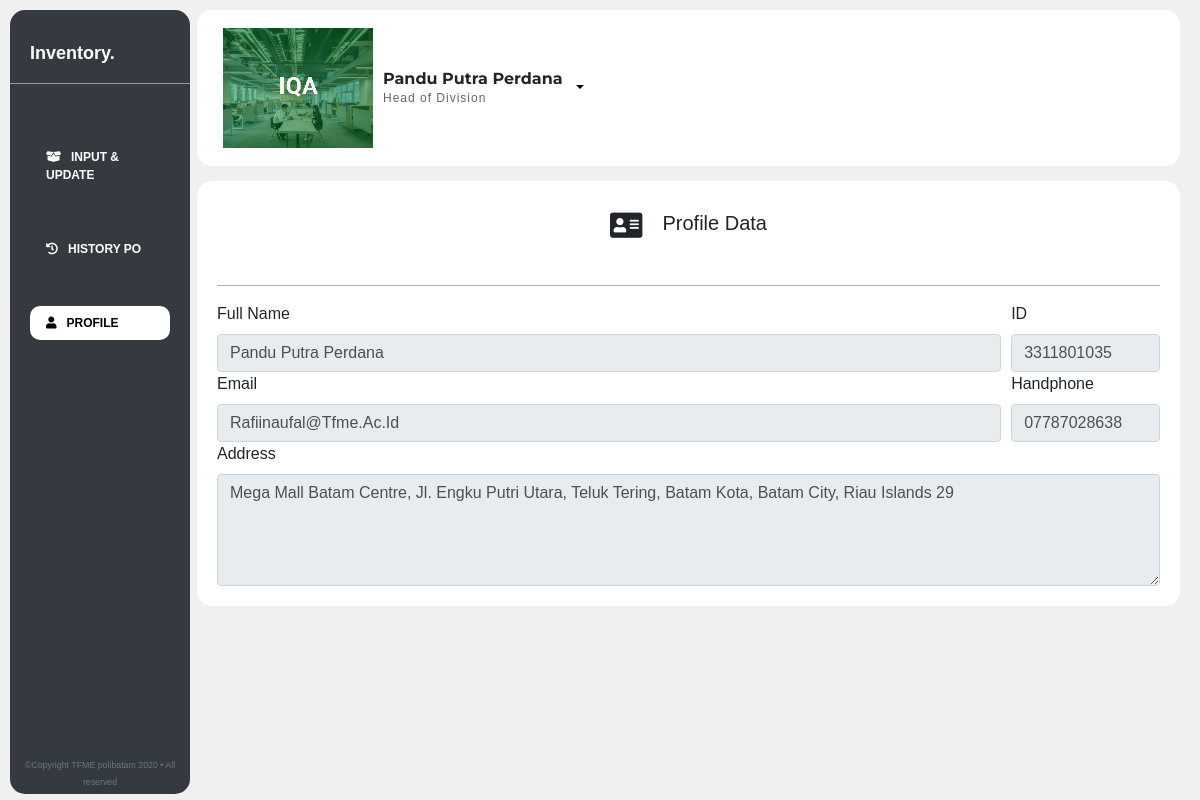
Page /iqa/profile-iqa.php (signed in) on the committed database.
### tables this page shows
CREATE TABLE `user` (
  `id_user` varchar(15) NOT NULL,
  `name` varchar(50) NOT NULL,
  `password` varchar(100) NOT NULL,
  `handphone` varchar(30) NOT NULL,
  `email` varchar(50) NOT NULL,
  `position` enum('technician','admin','head','iqa') NOT NULL,
  `address` varchar(100) NOT NULL
);

### iqa/profile-iqa.php (the view, shortened to what this page needs)
<?php
include "../config/config.php";
$idUser=$_SESSION["id-user"];
$query =  mysqli_query($conn, "SELECT * FROM user WHERE id_user ='$idUser'");
$result = mysqli_fetch_array($query);
?>
<!DOCTYPE html>
<html lang="en">
<head>
    <link rel="stylesheet" href="https://maxcdn.bootstrapcdn.com/bootstrap/4.0.0/css/bootstrap.min.css"
>
    <link rel="stylesheet" href="../head/css/dashboard-hd.css">
    <link rel="stylesheet" href="../head/css/profile-hd.css">
    <link rel="stylesheet" href="https://cdnjs.cloudflare.com/ajax/libs/font-awesome/5.14.0/css/all.min.css">
    <link rel="stylesheet" href="https://cdn.datatables.net/1.10.22/css/dataTables.bootstrap4.min.css">
</head>
<body>
    <div class="grid">
        <nav class="nav flex-column navbar-expand-lg bg-dark">
            <a class="brand" href="#">Inventory.</a>
            <hr>
            <div class="nav-item">
                <a class="nav-link" href="dashboard-iqa"><i class="fas fa-box-open"></i>Input & Update</a>
                <a class="nav-link" href="history-po"><i class="fas fa-history"></i>History PO</a>
                <a class="nav-link active" href="profile-iqa"><i class="fas fa-user"></i>Profile</a>
            </div>
            <div class="copyright">
                <small class="text-white text-muted">&copy;Copyright TFME polibatam 2020 &bull; All reserved</small>
            </div>
        </nav>
        <div class="konten">
            <div class="atap"><span> </span></div>
            <div class="navbar justify-content-between">
                <div class="profile">
                    <div class="wrapper-image">
                        <img src="../image/IQA.png" alt="">
                    </div>
                    <div class="profile-name">
                        <h5 style="text-transform: capitalize;"><?= $_SESSION['user']; ?></h5>
                        <p>Head of Division</p>
                    </div>
                    <div class="dropdown">
                        <button class="btn dropdown-toggle" type="button" id="dropdownMenuButton" data-toggle="dropdown"
                            aria-haspopup="true" aria-expanded="false"></button>
                    </div>
                </div>
            </div>
            <div class="box">
                <form>
                    <div class="form-row d-flex justify-content-center">
                        <div class="profile-tag d-flex align-items-center justify-content-center">
                            <div class="tag">
                                <i class="fas fa-address-card"></i>
                            </div>
                            <div class="tag">
                                <h5>Profile Data</h5>
                            </div>
                        </div>
                    </div>
                    <hr style="border-color: gray; opacity: 0.6;">
                    <div class="form-row">
                        <div class="col-sm-10">
                            <label class="text-bold">Full Name</label>
                            <input type="text" class="form-control" style="text-transform: capitalize;"
                                value="<?= $result['name']; ?>" disabled>
                        </div>
                        <div class="col">
                            <label>ID</label>
                            <input type="text" class="form-control" style="text-transform: capitalize;"
                                value="<?= $result['id_user']; ?>" disabled>
                        </div>
                    </div>
                    <div class="form-row">
                        <div class="col-sm-10">
                            <label class="text-bold">Email</label>
                            <input type="text" class="form-control" style="text-transform: capitalize;"
                                value="<?= $result['email']; ?>" disabled>
                        </div>
                        <div class="col-sm-2">
                            <label>Handphone</label>
                            <input type="text" class="form-control" style="text-transform: capitalize;"
                                value="<?= $result['handphone']; ?>" disabled>
                        </div>
                    </div>
                    <div class="form-row">
                        <div class="col">
                            <label>Address</label>
                            <textarea style="height: 7rem;" class="form-control"
                                disabled><?= $result['address']; ?></textarea>
                        </div>
                    </div>
                </form>
            </div>
        </div>
    </div>
</body>
</html>

### head/css/dashboard-hd.css (style rules this page uses)
* { box-sizing: border-box; }
body { font-family: Helvetica, sans-serif; margin: 0; padding: 0; background-color: rgb(240, 240, 240); }
nav { height: 98%; position: fixed; width: 15%; border-radius: 15px; z-index: 1; }
div.atap { top: 0; width: 100%; position: fixed; height: 10px; z-index: 999; border-radius: 10px; background-color: rgb(240, 240, 240); }
.nav-item a { color: white; margin-left: 20px; margin-right: 20px; border-radius: 10px; font-size: 12px; text-transform: uppercase; font-weight: 600; text-decoration: none; margin-top: 40px; }
.nav-item { width: 100%; }
.brand { margin-left: 20px; margin-top: 30px; color: white; font-weight: bold; font-size: 18px; text-decoration: none; }
hr { width: 100%; opacity: 0.5; background-color: black; border-color: white; }
nav .active { background-color: white; color: black; }
nav a i { margin-right: 10px; }
.copyright { position: absolute; bottom: 0; text-align: center; width: 100%; margin-bottom: 5px; font-size: 11px; }
.konten { margin-left: 15%; width: 300px; flex: 5; margin-right: 10px; }
.grid { display: flex; padding: 10px; object-fit: contain; height: 100%; }
.navbar { background-color: white; border-radius: 15px; margin-left: 10px ; display: flex; justify-content: space-between; }
.profile { display: flex; align-items: center; }
.profile-name h5 { margin: 0; font-family: 'Montserrat', sans-serif; font-weight: bold; font-size: 16px; }
.profile-name p { margin: 0; font-size: 12px; letter-spacing: 1px; font-weight: 200; opacity: 0.7; }
.wrapper-image { overflow: hidden; margin: 10px; width: 150px; }
.wrapper-image img { display: block; width: 100%; }
.dropdown { background: transparent; }
.dropdown .btn { background: transparent; }
.box { margin-left: 10px; border-radius: 15px; background-color: white; margin-top: 15px; padding: 10px; margin-bottom: 15px; }

### head/css/profile-hd.css (style rules this page uses)
.profile-tag { margin-bottom: 1rem; }
.profile-tag i { font-size: 1.8em; }
.box { padding: 20px; }
.tag { margin: 10px; }

### rows in the picture
user: name "pandu putra perdana", id_user "3311801035", email "rafiinaufal@tfme.ac.id", handphone "07787028638", address "Mega Mall Batam Centre, Jl. Engku Putri Utara, Teluk Tering, Batam Kota, Batam City, Riau Islands 29"

### other values in the picture
$_SESSION['user'] "Pandu Putra Perdana"
